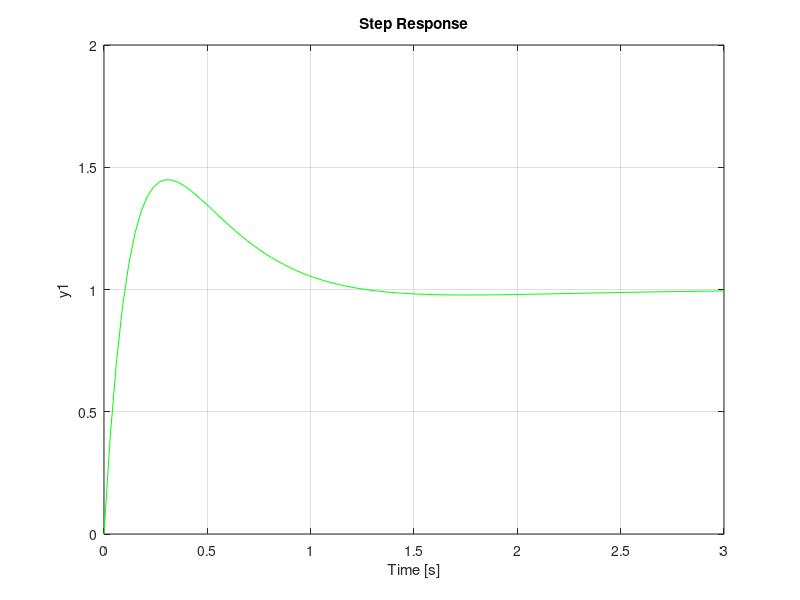

MATLAB code to generate this figure:
clc
clear all

%% define the system
s = tf('s');
G = 1/(s^2 - 4*s - 5)
Kp = 37.25;
Ki = 29.75;
Kd = 15;
C = (Kd*s^2 + Kp*s + Ki)/s

%% Simulate

[y,t] = step(G);
cl_tf = feedback(C*G,1); %diisi 1 karena unity feedback tidak ada transfer function pada feedbacknya jadi diisi 1
pole(cl_tf)
figure(1)
subplot(2,1,1);
plot(t,y,'r');
subplot(2,1,2);
step(cl_tf,'g');
grid on
ylim([0 2]);